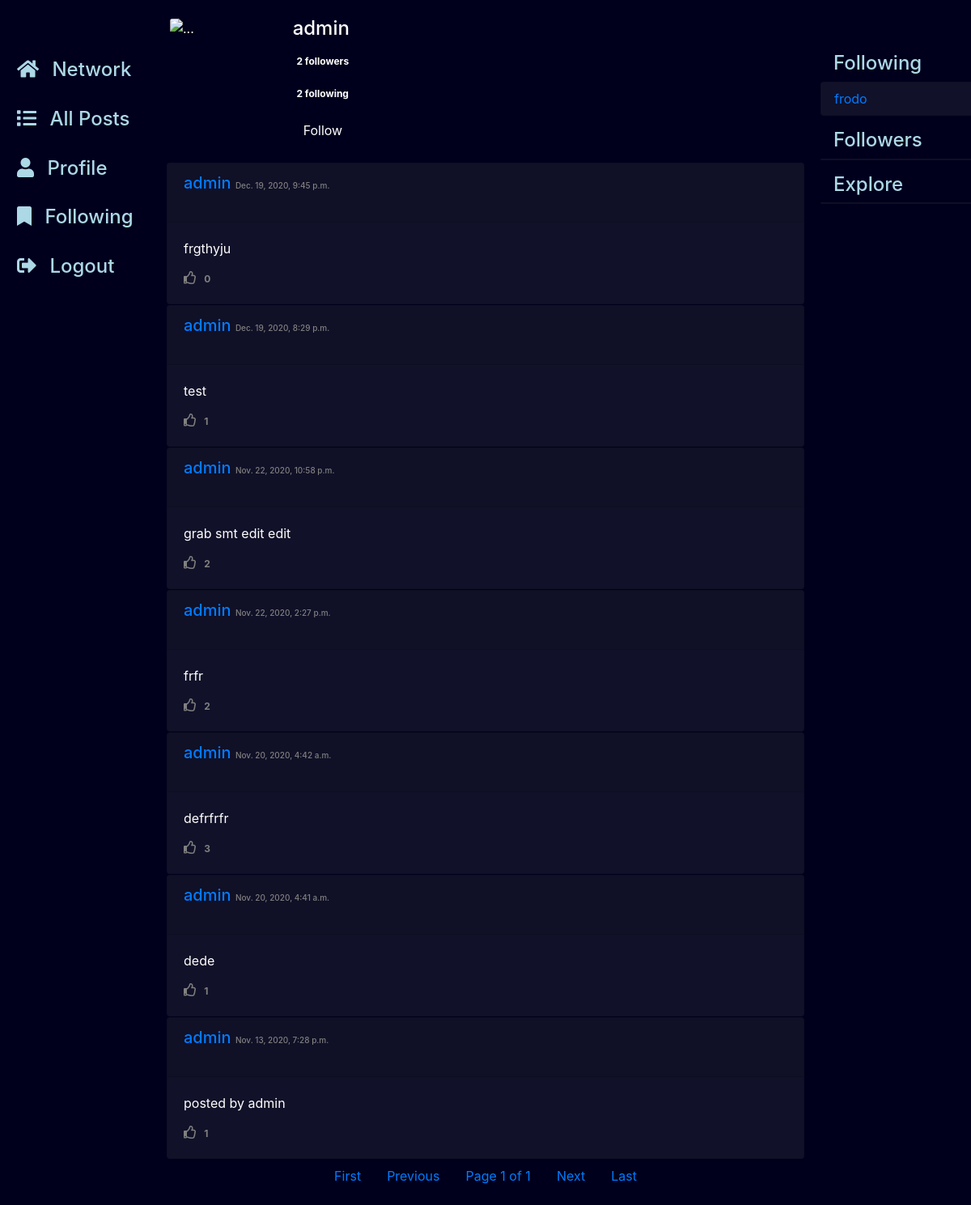
/posts/admin (signed in), run on an earlier commit of the app's database.
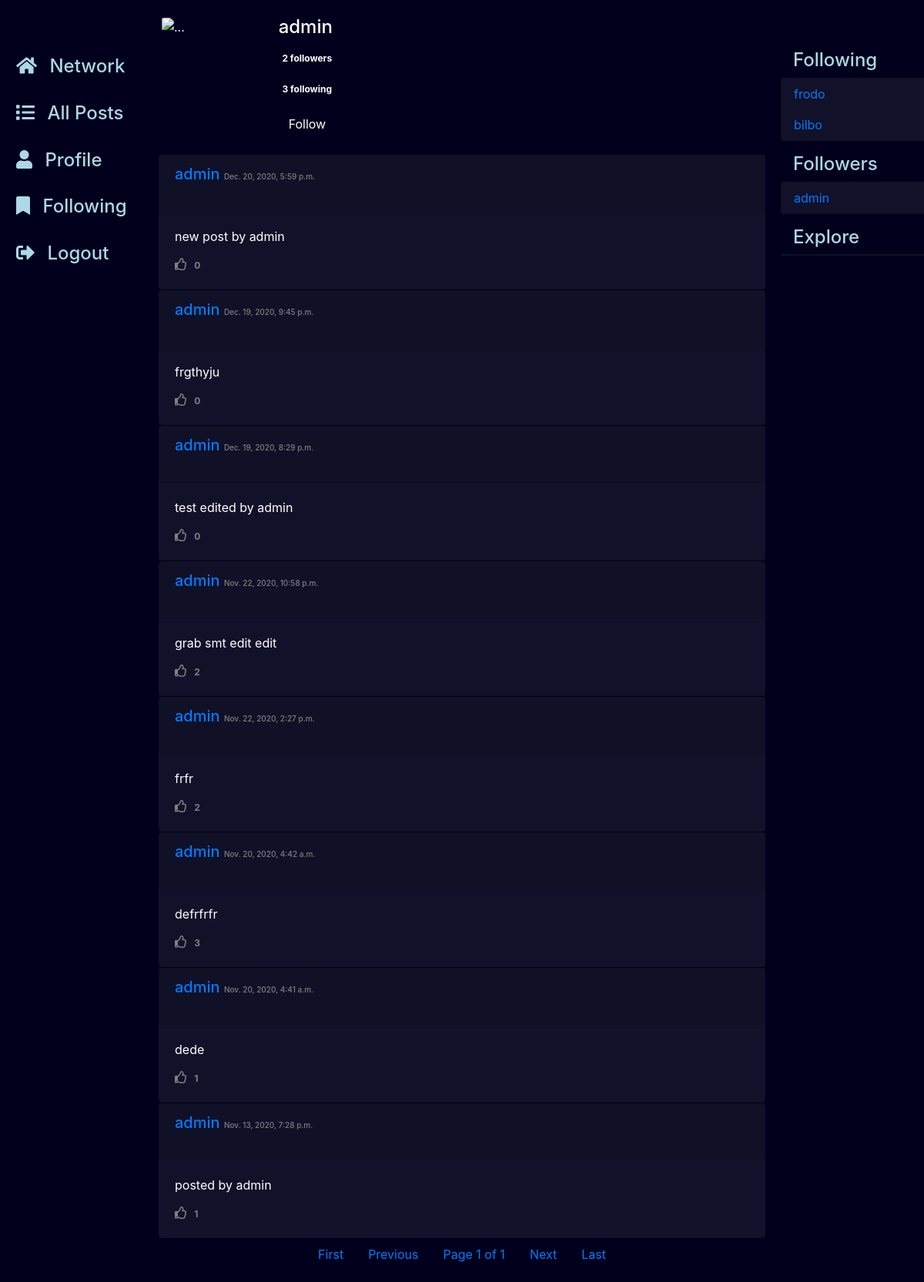
And on a later commit of the database.
### network/models.py (models this page shows, shortened)
class Post(models.Model):
    user = models.ForeignKey("User", on_delete=models.CASCADE, related_name="posts")
    body = models.TextField()
    timestamp = models.DateTimeField(default=timezone.now)
    likes = models.ManyToManyField("User", related_name="likes", blank=True)

class User(AbstractUser):
    followers = models.ManyToManyField("self", related_name="following", blank=True, symmetrical=False)

### network/views.py (the view, shortened to what this page needs)
# urls.py: path("posts/<str:post>", views.index, name="posts"),
def index(request,post=""):
    def getPaginator(posts):
        pages = request.GET.get('page')
        pagination = Paginator(posts, 30)
        page = pagination.get_page(pages)
        return page
    if request.user.is_authenticated:
        if post == "following":
            posts = Post.objects.filter(user__in = request.user.following.all())
            posts = posts.order_by("-timestamp").all()
            page_obj = getPaginator(posts)
            return render(request , "network/following.html", {
                "page_obj":page_obj
            })
        elif User.objects.filter(username = post):
            user = User.objects.filter(username = post).first()
            posts = Post.objects.filter(user = user)
            posts = posts.order_by("-timestamp").all()
            page_obj = getPaginator(posts)
            return render(request , "network/user.html", {
                "page_obj":page_obj,
                "user":user,
                "followers": user.followers.count(),
                "following": user.following.count(),
                "isfollowing": user in request.user.following.all()
            })
        else:
            return HttpResponse("404 Page Not found")
    else:
        return HttpResponseRedirect(reverse("login"))

### network/templates/network/user.html
{% extends "network/postlist.html" %}
{% block content %}
  <div class="profile mx-auto ">
      <div class="row">
        <div class="col-md-2 col-sm-2" style="padding: 1.25rem;">
          <img src="https://th.bing.com/th/id/OIP.W1fDzc69LNG8XTNGzl6KXwHaHa?pid=Api&rs=1" class="card-img" alt="...">
        </div>
        <div class="col-md-8">
          <div class="card-body">
            <h4 class="card-title">{{user.username}}</h4>
            <p class="card-text"><span class="badge followers">{{ followers}} followers</span> </p>
            <p class="card-text"><span class="badge followers">{{ following}} following</span> </p>
            {% if user != request.user %}
              <a class="btn follow-button" data-user_id="{{user.id}}"  role="button">
                {% if isfollowing %}Unfollow{% else %}Follow{% endif %}
              </a>
            {% endif %}
          </div>
        </div>
      </div>
  </div>
{% endblock %}

### network/templates/network/postlist.html (shortened to what this page needs)
{% extends "network/layout.html" %}
{% block body %}
  {% block content %}
  {% endblock %}
    <div id = "posts">
        {% for post in page_obj%}
          <div class="card post" id="{{post.id}}" >
            <div class="card-header d-flex flex-row justify-content-between">
              <h5 data-post_user="{{post.user}}"><p> <a href="{% url 'posts' post.user %}">{{post.user}}</a> <span style="color: gray; font-size: 50%;" >{{post.timestamp}}</span> </h5>
            </div>
            <div class="card-body">
                <p class="card-title">{{post.body}}</p>
                {% if request.user.is_authenticated %}
                  <button type="button" data-post_id="{{post.id}}" id="like-button">
                    {% if request.user in post.likes.all %}
                      <i class="far fa-thumbs-up"></i>
                    {% else %}
                      <i class="far fa-thumbs-up"></i>
                    {% endif %}
                      <span class="badge likes">{{post.likes.count}}</span>
                      </button>
                {% else %}
                  <i  class="fas fa-thumbs-up"></i><span class="badge likes">{{post.likes.count}}</span>
                {% endif %}
          </div>
        </div>
        {% empty %}
          <h4 class="text-center">No Posts yet</h4>
        {% endfor %}
    </div>
    <nav aria-label="...">
        <ul class="pagination justify-content-center sticky-bottom">
          {% if page_obj.has_previous %}
            <li class="page-item">
              <a class="nav-link" href="?page=1">&laquo; First</a>
            </li>
            <li class="page-item">
              <a class="nav-link" href="?page={{ page_obj.previous_page_number }}">Previous</a>
            </li>
          {% else %}
            <li class="page-item disabled">
              <a class="nav-link" href="#">First</a>
            </li>
            <li class="page-item disabled">
              <a class="nav-link" href="#" aria-disabled="true">Previous</a>
            </li>
          {% endif %}
          <li class="page-item disabled">
            <a class="nav-link" href="">Page {{ page_obj.number }} of {{ page_obj.paginator.num_pages }}</a>
          </li>
          {% if page_obj.has_next %}
          <li class="page-item">
            <a class="nav-link" href="?page={{ page_obj.next_page_number }}">Next</a>
          </li>
          <a class="nav-link" href="?page={{ page_obj.paginator.num_pages }}">Last &raquo;</a>
          {% else %}
            <li class="page-item disabled">
              <a class="nav-link" href="#">Next</a>
            </li>
            <li class="page-item disabled">
              <a class="nav-link" href="#" aria-disabled="true">Last</a>
            </li>
          {% endif %}
        </ul>
      </nav>
{% endblock %}

### network/templates/network/layout.html (shortened to what this page needs)
{% load static %}
<!DOCTYPE html>
<html lang="en">
  <head>
    <link rel="stylesheet" href="https://stackpath.bootstrapcdn.com/bootstrap/4.4.1/css/bootstrap.min.css">
    <link rel="stylesheet" href="https://use.fontawesome.com/releases/v5.14.0/css/all.css">
    <link href="{% static 'network/styles.css' %}" rel="stylesheet">
  </head>
  <body>
    <div class="body">
      <div class="row">
        <div class="sidebar col-lg-2 col-md-1 py-5 px-1">
          <h4 class="sidebar-heading"> <a class="nav-link" href="{% url 'index' %}"><i style="padding-right: 10px;" class="fas fa-home"></i> Network</a></h4>
          <h4 class="sidebar-heading"> <a class="nav-link" href="{% url 'index' %}"><i style="padding-right: 10px;" class="fas fa-list"></i> All Posts</a></h4>
          {% if user.is_authenticated %}
            <h4 class="sidebar-heading"> <a class="nav-link" href="{% url 'posts' request.user %}"><i style="padding-right: 10px;" class="fa fa-user"></i> Profile<span class="sr-only">(current)</span></a></h4>
            <h4 class="sidebar-heading"> <a class="nav-link" href="{% url 'posts' 'following'%}"><i style="padding-right: 10px;" class="fa fa-bookmark"></i> Following<span class="sr-only">(current)</span></a></h4>
            <h4 class="sidebar-heading"> <a class="nav-link" href="{% url 'logout' %}"><i style="padding-right: 10px;" class="fa fa-sign-out-alt"></i> Logout<span class="sr-only">(current)</span></a></h4>
          {% endif %}
        </div>
        <div class="col-lg-8 col-md-6 ">
          {% block body %}
          {% endblock %}
        </div>
        <div class="sidebar col-lg-2 col-md-3 py-5 px-1">
          {% if user.is_authenticated %}
            <h4 class="sidebar-heading">Following</h4>
            <div class="card sidebar-body">
              <ul class="list-group">
                {% for person in request.user.following.all %}
                  <a class="nav-link" href="{% url 'posts' person %}">
                    {{ person.username }}
                  </a>
                {% endfor %}
              </ul>
            </div>
            <h4 class="sidebar-heading"> Followers</h4>
            <div class="card sidebar-body">
              <ul class="list-group">
                {% for person in request.user.followers.all %}
                  <a class="nav-link" href="{% url 'posts' person %}">
                    {{ person.username }}
                  </a>
                {% endfor %}
              </ul>
            </div>
            <h4 class="sidebar-heading">Explore</h4>
            <div class="card sidebar-body">
            </div>
          {% endif %}
        </div>
      </div>
    </div>
  </body>
</html>

What changed in the data, as far as the page shows it:
now on one of the page's lists (row edited): User: username "admin"
added Post: user "admin", timestamp "Dec. 20, 2020, 5:59 p.m.", body "new post by admin", likes.count "0"
changed Post: body "test" → "test edited by admin"; likes.count "1" → "0"
now on this page (row unchanged): User: username "bilbo", shown under "Following"
Also different on the page:
{{ following }}: "2" → "3"
